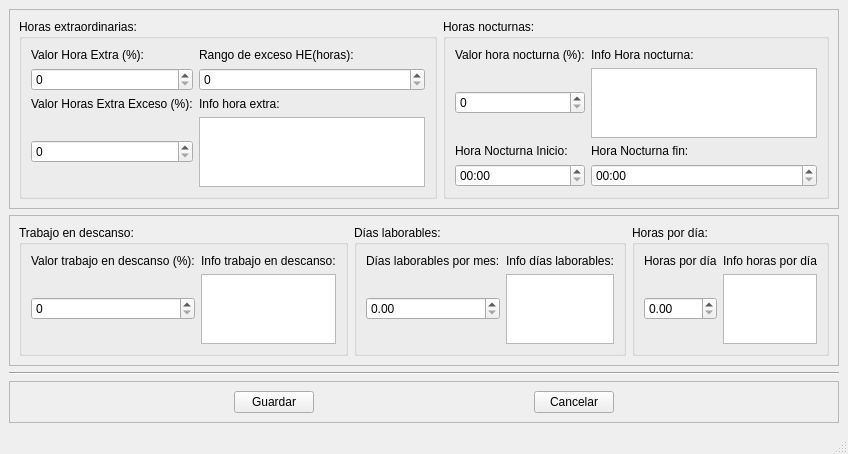
<?xml version="1.0" encoding="UTF-8"?>
<ui version="4.0">
 <class>MainWindow</class>
 <widget class="QMainWindow" name="MainWindow">
  <property name="geometry">
   <rect>
    <x>0</x>
    <y>0</y>
    <width>637</width>
    <height>405</height>
   </rect>
  </property>
  <property name="windowTitle">
   <string>Beneficios según ley</string>
  </property>
  <widget class="QWidget" name="centralwidget">
   <layout class="QVBoxLayout" name="verticalLayout">
    <item>
     <widget class="QFrame" name="frame_2">
      <property name="frameShape">
       <enum>QFrame::StyledPanel</enum>
      </property>
      <property name="frameShadow">
       <enum>QFrame::Raised</enum>
      </property>
      <layout class="QHBoxLayout" name="horizontalLayout">
       <item>
        <widget class="QGroupBox" name="groupBox">
         <property name="title">
          <string>Horas extraordinarias:</string>
         </property>
         <layout class="QHBoxLayout" name="horizontalLayout_4">
          <item>
           <layout class="QGridLayout" name="gridLayout">
            <item row="1" column="1">
             <widget class="QSpinBox" name="rango_exceso"/>
            </item>
            <item row="0" column="0">
             <widget class="QLabel" name="label">
              <property name="text">
               <string>Valor Hora Extra (%):</string>
              </property>
             </widget>
            </item>
            <item row="0" column="1">
             <widget class="QLabel" name="label_2">
              <property name="text">
               <string>Rango de exceso HE(horas):</string>
              </property>
             </widget>
            </item>
            <item row="1" column="0">
             <widget class="QSpinBox" name="valor_h_extra"/>
            </item>
            <item row="2" column="0">
             <widget class="QLabel" name="label_3">
              <property name="text">
               <string>Valor Horas Extra Exceso (%):</string>
              </property>
             </widget>
            </item>
            <item row="2" column="1">
             <widget class="QLabel" name="label_4">
              <property name="text">
               <string>Info hora extra:</string>
              </property>
             </widget>
            </item>
            <item row="3" column="0">
             <widget class="QSpinBox" name="valor_he_exceso">
              <property name="maximum">
               <number>999</number>
              </property>
             </widget>
            </item>
            <item row="3" column="1">
             <widget class="QPlainTextEdit" name="info_he"/>
            </item>
           </layout>
          </item>
         </layout>
        </widget>
       </item>
       <item>
        <widget class="QGroupBox" name="groupBox_2">
         <property name="title">
          <string>Horas nocturnas:</string>
         </property>
         <layout class="QHBoxLayout" name="horizontalLayout_5">
          <item>
           <layout class="QGridLayout" name="gridLayout_2">
            <item row="0" column="0">
             <widget class="QLabel" name="label_5">
              <property name="text">
               <string>Valor hora nocturna (%):</string>
              </property>
             </widget>
            </item>
            <item row="2" column="1">
             <widget class="QLabel" name="label_8">
              <property name="text">
               <string>Hora Nocturna fin:</string>
              </property>
             </widget>
            </item>
            <item row="1" column="1">
             <widget class="QPlainTextEdit" name="info_hora_nocturna"/>
            </item>
            <item row="2" column="0">
             <widget class="QLabel" name="label_7">
              <property name="text">
               <string>Hora Nocturna Inicio:</string>
              </property>
             </widget>
            </item>
            <item row="1" column="0">
             <widget class="QSpinBox" name="valor_h_nocturna">
              <property name="maximum">
               <number>999</number>
              </property>
             </widget>
            </item>
            <item row="3" column="1">
             <widget class="QTimeEdit" name="fin_h_nocturna">
              <property name="displayFormat">
               <string>hh:mm</string>
              </property>
             </widget>
            </item>
            <item row="3" column="0">
             <widget class="QTimeEdit" name="inicio_h_nocturna">
              <property name="displayFormat">
               <string>hh:mm</string>
              </property>
             </widget>
            </item>
            <item row="0" column="1">
             <widget class="QLabel" name="label_6">
              <property name="text">
               <string>Info Hora nocturna:</string>
              </property>
             </widget>
            </item>
           </layout>
          </item>
         </layout>
        </widget>
       </item>
      </layout>
     </widget>
    </item>
    <item>
     <widget class="QFrame" name="frame">
      <property name="frameShape">
       <enum>QFrame::StyledPanel</enum>
      </property>
      <property name="frameShadow">
       <enum>QFrame::Raised</enum>
      </property>
      <layout class="QHBoxLayout" name="horizontalLayout_8">
       <item>
        <widget class="QGroupBox" name="groupBox_3">
         <property name="title">
          <string>Trabajo en descanso:</string>
         </property>
         <layout class="QHBoxLayout" name="horizontalLayout_6">
          <item>
           <layout class="QGridLayout" name="gridLayout_3">
            <item row="0" column="1">
             <widget class="QLabel" name="label_10">
              <property name="text">
               <string>Info trabajo en descanso:</string>
              </property>
             </widget>
            </item>
            <item row="0" column="0">
             <widget class="QLabel" name="label_9">
              <property name="text">
               <string>Valor trabajo en descanso (%):</string>
              </property>
             </widget>
            </item>
            <item row="1" column="0">
             <widget class="QSpinBox" name="valor_trab_descanso">
              <property name="maximum">
               <number>300</number>
              </property>
             </widget>
            </item>
            <item row="1" column="1">
             <widget class="QPlainTextEdit" name="info_trab_descanso"/>
            </item>
           </layout>
          </item>
         </layout>
        </widget>
       </item>
       <item>
        <widget class="QGroupBox" name="groupBox_4">
         <property name="title">
          <string>Días laborables:</string>
         </property>
         <layout class="QHBoxLayout" name="horizontalLayout_7">
          <item>
           <layout class="QGridLayout" name="gridLayout_4">
            <item row="1" column="0">
             <widget class="QDoubleSpinBox" name="dias_por_mes"/>
            </item>
            <item row="0" column="1">
             <widget class="QLabel" name="label_11">
              <property name="text">
               <string>Info días laborables:</string>
              </property>
             </widget>
            </item>
            <item row="0" column="0">
             <widget class="QLabel" name="label_12">
              <property name="text">
               <string>Días laborables por mes:</string>
              </property>
             </widget>
            </item>
            <item row="1" column="1">
             <widget class="QPlainTextEdit" name="info_dias_mes"/>
            </item>
           </layout>
          </item>
         </layout>
        </widget>
       </item>
       <item>
        <widget class="QGroupBox" name="groupBox_5">
         <property name="title">
          <string>Horas por día:</string>
         </property>
         <layout class="QHBoxLayout" name="horizontalLayout_2">
          <item>
           <layout class="QGridLayout" name="gridLayout_7">
            <item row="1" column="0">
             <widget class="QDoubleSpinBox" name="horas_por_dia"/>
            </item>
            <item row="0" column="0">
             <widget class="QLabel" name="label_13">
              <property name="text">
               <string>Horas por día</string>
              </property>
             </widget>
            </item>
            <item row="0" column="1">
             <widget class="QLabel" name="label_14">
              <property name="text">
               <string>Info horas por día</string>
              </property>
             </widget>
            </item>
            <item row="1" column="1">
             <widget class="QTextEdit" name="info_horas_dia"/>
            </item>
           </layout>
          </item>
         </layout>
        </widget>
       </item>
      </layout>
     </widget>
    </item>
    <item>
     <widget class="Line" name="line">
      <property name="orientation">
       <enum>Qt::Horizontal</enum>
      </property>
     </widget>
    </item>
    <item>
     <widget class="QFrame" name="frame_3">
      <property name="frameShape">
       <enum>QFrame::StyledPanel</enum>
      </property>
      <property name="frameShadow">
       <enum>QFrame::Raised</enum>
      </property>
      <layout class="QHBoxLayout" name="horizontalLayout_3">
       <item>
        <spacer name="horizontalSpacer">
         <property name="orientation">
          <enum>Qt::Horizontal</enum>
         </property>
         <property name="sizeHint" stdset="0">
          <size>
           <width>104</width>
           <height>20</height>
          </size>
         </property>
        </spacer>
       </item>
       <item>
        <widget class="QPushButton" name="guardar">
         <property name="text">
          <string>Guardar</string>
         </property>
        </widget>
       </item>
       <item>
        <spacer name="horizontalSpacer_2">
         <property name="orientation">
          <enum>Qt::Horizontal</enum>
         </property>
         <property name="sizeHint" stdset="0">
          <size>
           <width>103</width>
           <height>20</height>
          </size>
         </property>
        </spacer>
       </item>
       <item>
        <widget class="QPushButton" name="cancelar">
         <property name="text">
          <string>Cancelar</string>
         </property>
        </widget>
       </item>
       <item>
        <spacer name="horizontalSpacer_3">
         <property name="orientation">
          <enum>Qt::Horizontal</enum>
         </property>
         <property name="sizeHint" stdset="0">
          <size>
           <width>104</width>
           <height>20</height>
          </size>
         </property>
        </spacer>
       </item>
      </layout>
     </widget>
    </item>
   </layout>
  </widget>
  <widget class="QStatusBar" name="statusbar"/>
 </widget>
 <resources/>
 <connections/>
</ui>
